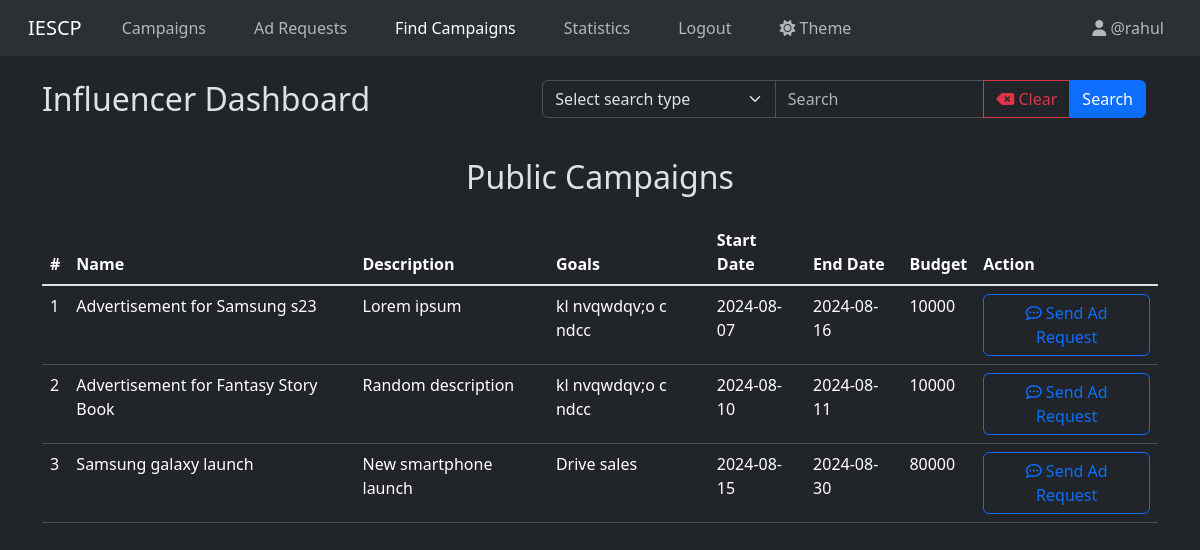
The app's page /influencer/dashboard/find/campaigns (signed in) with its own data.
### models.py (models this page shows)
class User(db.Model, UserMixin):
  __tablename__ = "user"
  id = db.Column(db.Integer, primary_key=True)
  name = db.Column(db.String(50), nullable=False)
  username = db.Column(db.String(50), nullable=False, unique=True)
  password_hash = db.Column(db.String(256), nullable=False)
  user_type = db.Column(db.Enum('influencer', 'sponsor', 'admin'), nullable=False)
  flagged = db.Column(db.Boolean, nullable=False, default=False)
  theme = db.Column(db.Enum('light', 'dark'), nullable=False, default='light')
  category = db.Column(db.String(50), nullable=True)
  niche = db.Column(db.String(50), nullable=True)
  follower_count = db.Column(db.Integer, nullable=True)
  platforms = db.Column(db.String(150), nullable=True)
  industry = db.Column(db.String(50), nullable=True)
  budget = db.Column(db.Integer, nullable=True)

class Campaign(db.Model):
  __tablename__ = "campaign"
  id = db.Column(db.Integer, primary_key=True)
  sponsor_id = db.Column(db.Integer, db.ForeignKey('user.id'), nullable=False)
  name = db.Column(db.String(50), nullable=False)
  description = db.Column(db.String(256), nullable=False)
  start_date = db.Column(db.DateTime, nullable=False)
  end_date = db.Column(db.DateTime, nullable=False)
  progress = db.Column(db.Integer, nullable=False, default=0)
  budget = db.Column(db.Integer, nullable=False)
  visibility = db.Column(db.Enum('public', 'private'), nullable=False)
  goals = db.Column(db.String(256), nullable=False)
  flagged = db.Column(db.Boolean, nullable=False, default=False)
  sponsor = db.relationship('User', backref=db.backref('campaigns', lazy=True))
  ad_requests = db.relationship('Ad_Request', backref='campaign', cascade='all, delete-orphan')

### controllers.py (the view, shortened to what this page needs)
@app.route("/influencer/dashboard/find/campaigns", methods=["GET", "POST"])
@login_required
@influencer_required
def influencer_dashboard_find_campaigns():
    campaigns = Campaign.query.filter_by(flagged=False, visibility="public").all()
    return render_template("influencer/find_campaigns.html", user=current_user, campaigns=campaigns)

### controllers.py (called while the page is built)
def influencer_required(func):
    @wraps(func)
    def wrapper(*args, **kwargs):
        if current_user.user_type != "influencer":
            flash("You do not have permission to access this page.", category="danger")
            if current_user.user_type == "admin":
                return redirect(url_for("admin_dashboard"))
            elif current_user.user_type == "sponsor":
                return redirect(url_for("sponsor_dashboard"))
        return func(*args, **kwargs)
    return wrapper

@login_manager.user_loader
def load_user(user_id):
    return User.query.get(int(user_id))

### templates/influencer/find_campaigns.html
{% extends "base.html" %}
{% block content %}
  <div class="d-flex justify-content-between mt-4 mb-4">
    <div><h1 class="h2">Influencer Dashboard</h1></div>
    <div>{% include "influencer/campaign_search.html" with context %}</div>
  </div>
  <h2 class="h2 text-center">Public Campaigns</h2>
  {% if campaigns | length == 0 %}
    <p class="text-sm text-muted text-center mt-4">No public campaigns.</p>
  {% else %}
    <table class="table table-hover mt-4">
      <thead>
        <th scope="col">#</th>
        <th scope="col">Name</th>
        <th scope="col">Description</th>
        <th scope="col">Goals</th>
        <th scope="col">Start Date</th>
        <th scope="col">End Date</th>
        <th scope="col">Budget</th>
        <th scope="col">Action</th>
      </thead>
      <tbody class="table-group-divider">
        {% for campaign in campaigns %}
          <tr>
            <td>{{ loop.index }}</td>
            <td>{{ campaign.name }}</td>
            <td>{{ campaign.description }}</td>
            <td>{{ campaign.goals }}</td>
            <td>{{ campaign.start_date.date() }}</td>
            <td>{{ campaign.end_date.date() }}</td>
            <td>{{ campaign.budget }}</td>
            <td>
              <a href="{{url_for("influencer_send_adrequest", campaign_id=campaign.id)}}" class="btn btn-outline-primary"><i class="fa-regular fa-comment-dots"></i> Send Ad Request</a>
            </td>
          </tr>
        {% endfor %}
      </tbody>
    </table>
  {% endif %}
{% endblock %}

### templates/navbar.html (shortened to what this page needs)
<nav class="navbar navbar-expand-lg bg-body-tertiary">
  <div class="container-fluid">
    {% if user and user.user_type == "admin" %}
      <a class="navbar-brand mx-3" href="{{url_for('admin_dashboard')}}">IESCP</a>
    {% elif user and user.user_type == "influencer" %}
      <a class="navbar-brand mx-3" href="{{url_for('influencer_dashboard')}}">IESCP</a>
    {% elif user and user.user_type == "sponsor" %}
      <a class="navbar-brand mx-3" href="{{url_for('sponsor_dashboard')}}">IESCP</a>
    {% else %}
      <a class="navbar-brand mx-3" href="{{url_for('user_login')}}">IESCP</a>
    {% endif %}
    <div class="collapse navbar-collapse" id="navbarNav">
      {% if user %}
        {% if user.user_type == "influencer" %}
          <ul class="navbar-nav me-auto">
            <li class="nav-item mx-3">
              <a class="{{ 'nav-link active' if request.path == url_for('influencer_dashboard') else 'nav-link' }}" href="{{url_for('influencer_dashboard')}}">Campaigns</a>
            </li>
            <li class="nav-item mx-3">
              <a class="{{ 'nav-link active' if request.path == url_for('influencer_dashboard_adrequests') else 'nav-link' }}" href="{{url_for('influencer_dashboard_adrequests')}}">Ad Requests</a>
            </li>
            <li class="nav-item mx-3">
              <a class="{{ 'nav-link active' if request.path == url_for('influencer_dashboard_find_campaigns') else 'nav-link' }}" href="{{url_for('influencer_dashboard_find_campaigns')}}">Find Campaigns</a>
            </li>
            <li class="nav-item mx-3">
              <a class="{{ 'nav-link active' if request.path == url_for('influencer_statistics') else 'nav-link' }}" href="{{url_for('influencer_statistics')}}">Statistics</a>
            </li>
            <li class="nav-item mx-3">
              <a class="nav-link btn btn-outline-danger" href="{{url_for('logout')}}">Logout</a>
            </li>
            <li class="nav-item mx-3">
              <a class="nav-link" href="{{url_for('change_theme')}}">
                {% if user.theme == 'light' %}
                  <i class="fa-solid fa-moon"></i>
                {% else %}
                  <i class="fa-solid fa-sun"></i>
                {% endif %}
                Theme
              </a>
            </li>
          </ul>
          <ul class="navbar-nav">
            <li class="nav-item">
              <a class="nav-link mx-3" href="{{url_for('influencer_profile')}}"><i class="fa-solid fa-user"></i> @{{user.username}}</a>
            </li>
          </ul>
        {% endif %}
      {% endif %}
    </div>
  </div>
</nav>

### records on screen
User: username "rahul"
Campaign: name "Advertisement for Samsung s23", description "Lorem ipsum", goals "kl nvqwdqv;o c ndcc", start_date "2024-08-07", end_date "2024-08-16", budget "10000"
Campaign: name "Advertisement for Fantasy Story Book", description "Random description", goals "kl nvqwdqv;o c ndcc", start_date "2024-08-10", end_date "2024-08-11", budget "10000"
Campaign: name "Samsung galaxy launch", description "New smartphone launch", goals "Drive sales", start_date "2024-08-15", end_date "2024-08-30", budget "80000"
